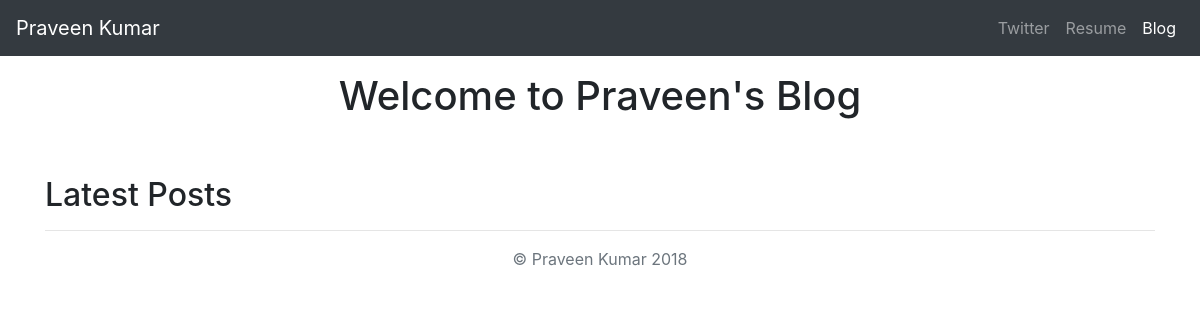
The page /blog/ on the database as committed earlier.
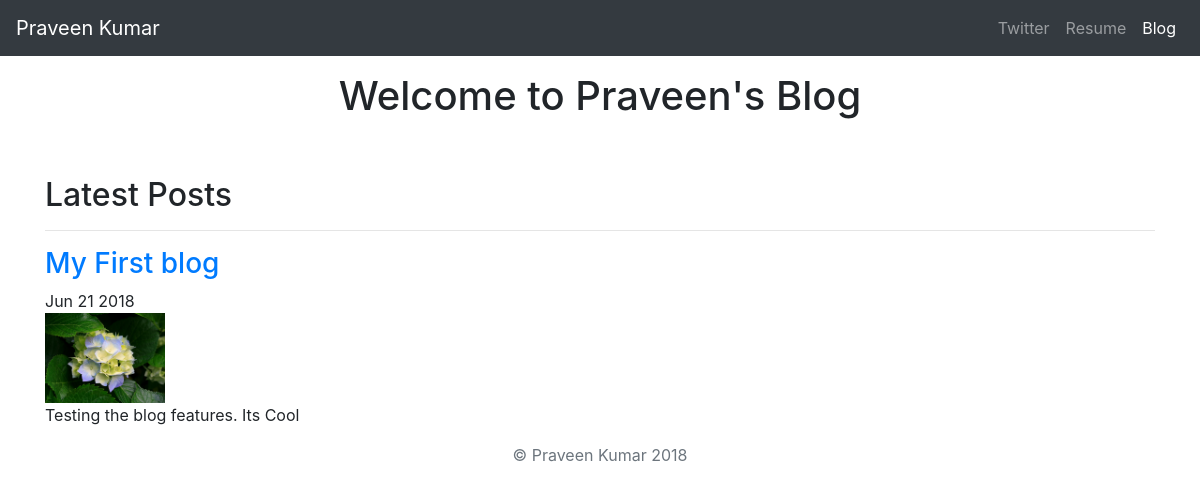
The same page on the database as committed later.
### blog/models.py (models this page shows, shortened)
class blog(models.Model):
    title = models.CharField(max_length=200)
    pub_date = models.DateTimeField()
    body = models.TextField()
    image = models.ImageField(upload_to='images/')
    def summary(self):
        return self.body[:100]
    def pub_date_pretty(self):
        return self.pub_date.strftime('%b %e %Y')

### blog/views.py (the view)
# urls.py: path('',views.allblogs,name='allblogs'),
def allblogs(request):
    blogs = blog.objects
    return render(request,'blog/allblogs.html',{'blogs':blogs})

### blog/templates/blog/allblogs.html (shortened to what this page needs)
<!doctype html>
<html lang="en">
  <head>
    <link rel="stylesheet" href="https://stackpath.bootstrapcdn.com/bootstrap/4.1.1/css/bootstrap.min.css">
  </head>
  <body>
    <header>
      <nav class="navbar navbar-expand-lg navbar-dark bg-dark">
  <a class="navbar-brand" href={% url 'home' %}>Praveen Kumar</a>
  <div class="collapse navbar-collapse" id="navbarNavAltMarkup">
    <div class="navbar-nav ml-auto">
      <a class="nav-item nav-link" href="#">Twitter
      <a class="nav-item nav-link" href="#">Resume</a>
      <a class="nav-item nav-link active" href={% url 'allblogs' %}>Blog</a>
    </div>
  </div>
</nav>
    </header>
    <main role="main">
        <div class="container">
        <h1 class="text-center pt-3">Welcome to Praveen's Blog</h1>
        <br/><br/>
        <h2>Latest Posts</h2>
        <hr/>
		{% for blog in blogs.all %}
        <a href=""><h3>{{blog.title}}</h3></a>
    	{{blog.pub_date_pretty}}
    	<br/>
    	<img class="img-fluid" src={{blog.image.url}} height="120px" width="120px"/>
        <br/>
		<p>{{blog.summary}}</p>
        {% endfor %}
      </div>
    </main>
    <footer class="text-muted">
      <div class="container text-center">
        <p>
            © Praveen Kumar {% now "Y" %}
          </p>
      </div>
    </footer>
  </body>
</html>

Rows that differ between the two databases and show on the page:
added blog: title "My First blog", pub_date_pretty "Jun 21 2018", image (picture), summary "Testing the blog features. Its Cool"
